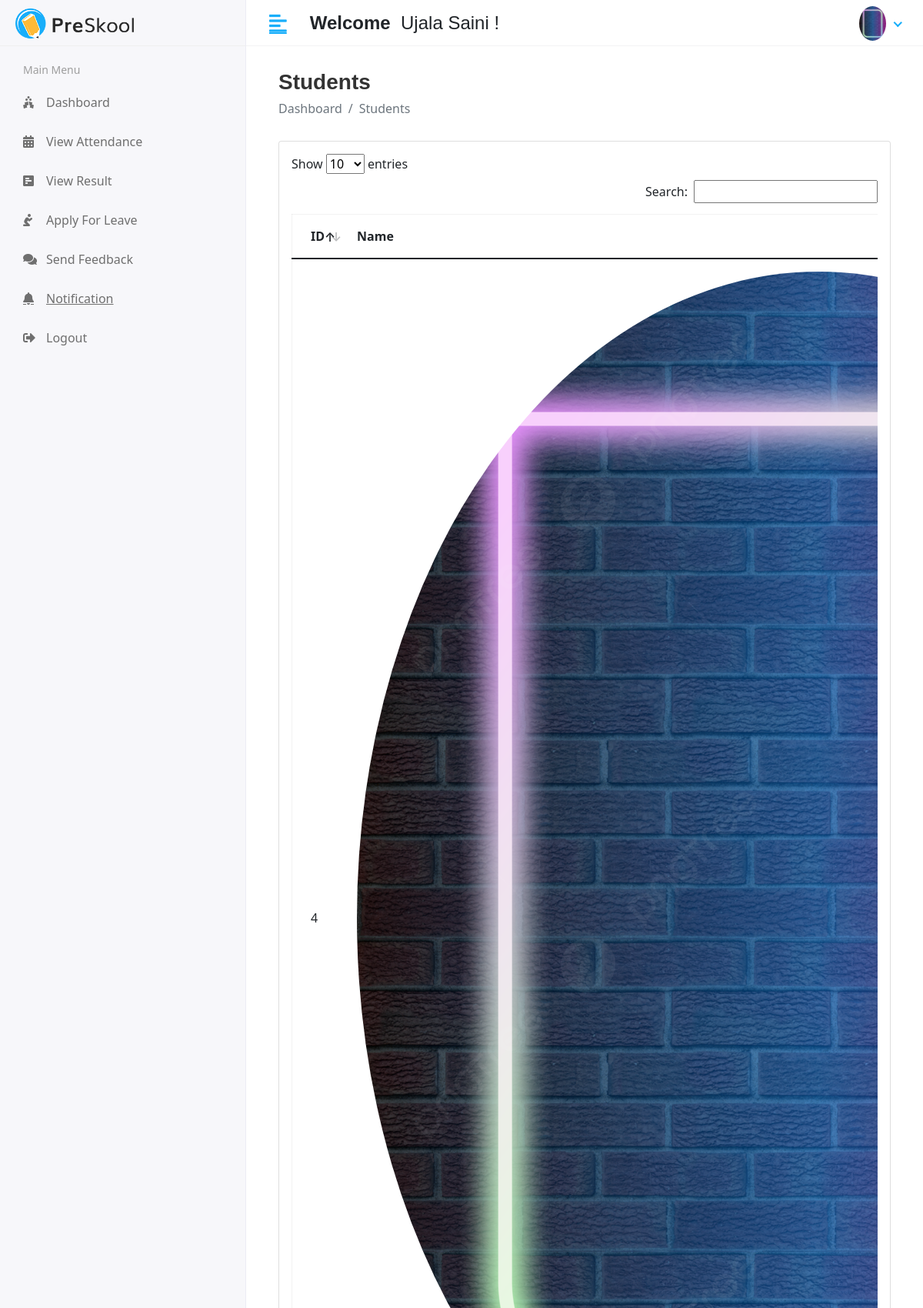
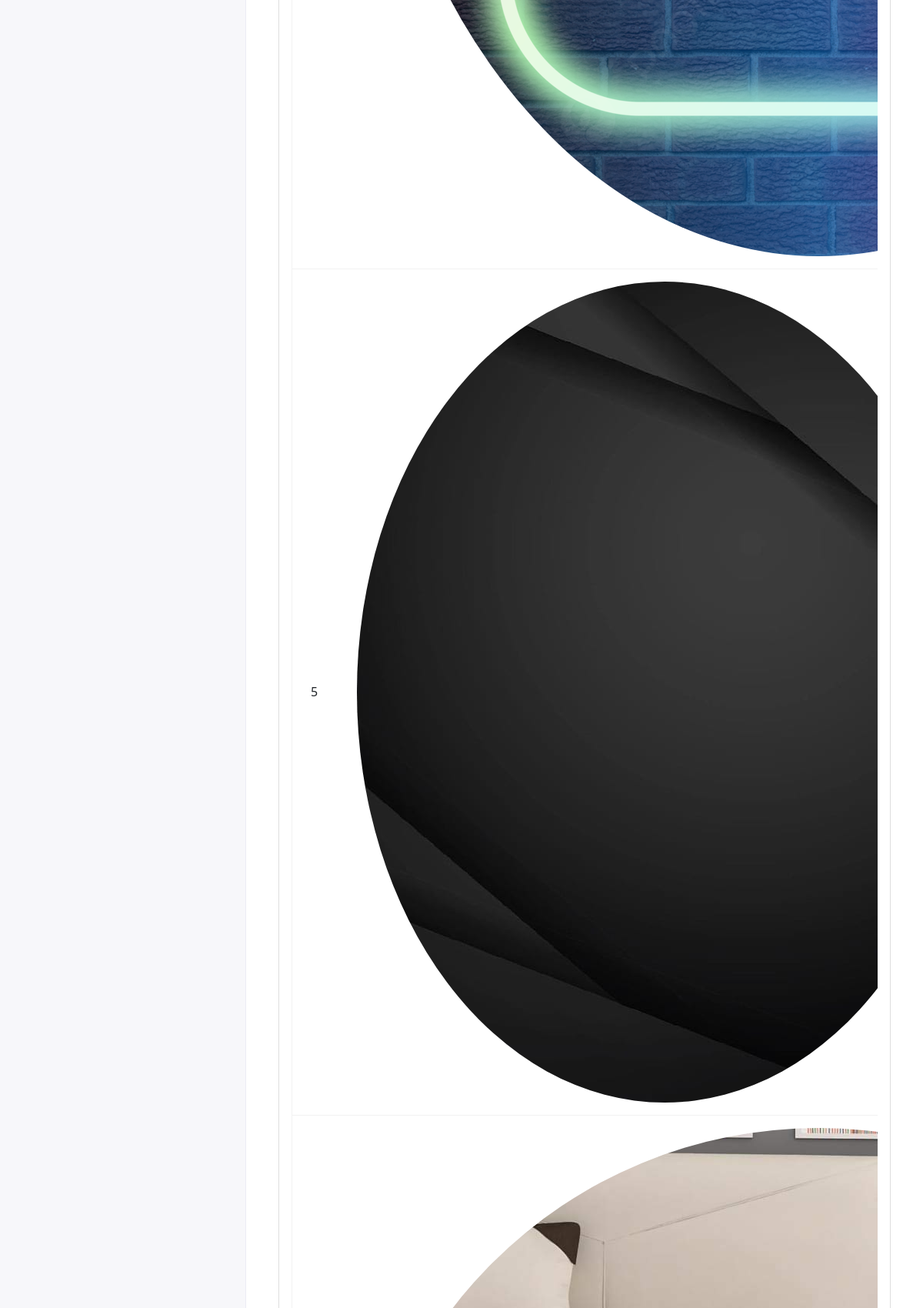
/hod/student/view (signed in, upper part), run on the app's committed database (2 pictures, top to bottom).
### app/models.py (models this page shows, shortened)
class CustomUser(AbstractUser):
    User = (
        (1,'HOD'),
        (2,'STAFF'),
        (3,'STUDENT')
    )
    user_type=models.CharField(choices=User, max_length=200,default='1')
    profile_pic = models.ImageField(upload_to='media/profile_pic')

class Student(models.Model):
    admin = models.OneToOneField(CustomUser, on_delete=models.CASCADE)
    address = models.TextField()
    gender = models.CharField(max_length = 50)
    course_id = models.ForeignKey(CoursesModel, on_delete=models.DO_NOTHING)
    session_year_id = models.ForeignKey(SessionModel, on_delete =  models.DO_NOTHING)
    createdAt = models.DateTimeField(auto_now_add=True)
    uodatedAt = models.DateTimeField(auto_now_add=True)

### student_management_system/Hod_views.py (the view)
# urls.py: path('hod/student/view', Hod_views.VIEW_STUDENT, name='view_student'),
@login_required(login_url='/')
def VIEW_STUDENT(request):
    student = Student.objects.all()
    context = {
        'students' : student
    }
    return render(request, 'Hod/view_student.html', context)

### app/models.py (called while the page is built)
    def __str__(self):
        return self.name

    def __str__(self):
        return self.session_start + " To "  + self.session_end

### templates/Hod/view_student.html (shortened to what this page needs)
{% extends 'base.html' %}
{% block content %}
<div class="content container-fluid">
    <div class="page-header">
       <div class="row align-items-center">
          <div class="col">
             <h3 class="page-title">Students</h3>
             <ul class="breadcrumb">
                <li class="breadcrumb-item">Dashboard</li>
                <li class="breadcrumb-item active">Students</li>
             </ul>
          </div>
       </div>
    </div>
    <div class="row">
       <div class="col-sm-12">
          <div class="card card-table">
             <div class="card-body">
                <div class="table-responsive">
                   <table id="table_id" class="table table-hover table-center mb-0 ">
                      <thead>
                         <tr>
                            <th>ID</th>
                            <th>Name</th>
                         </tr>
                      </thead>
                      <tbody>
                        {% for user in students %}
                         <tr>
                            <td>{{user.id}}</td>
                            <td>
                               <h2 class="table-avatar">
                                  <a href="student-details.html"  ><img class="avatar-img rounded-circle" src="/{{user.admin.profile_pic}}" alt="User Image"></a>
                               </h2>
                            </td>
                         </tr>
                        {% endfor %}
                      </tbody>
                   </table>
                </div>
             </div>
          </div>
       </div>
    </div>
 </div>
{% endblock %}

### templates/includes/header.html (shortened to what this page needs)
{% load static %}
<link href="https://cdn.jsdelivr.net/npm/bootstrap@5.0.0-beta1/dist/css/bootstrap.min.css" rel="stylesheet">
<div class="header">
    <div class="header-left">
       <a href="index.html" class="logo">
       <img src="{% static 'assets/img/logo.png' %}" alt="Logo">
       </a>
    </div>
    <a href="javascript:void(0);" id="toggle_btn">
    <i class="fas fa-align-left"></i>
    </a>
    <div class="top-nav-search mt-3">
       <h4><strong>Welcome</strong><span>&nbsp{{user.first_name}} {{user.last_name}}</span>&nbsp;!</h4>
    </div>
    <ul class="nav user-menu">
       <li class="nav-item dropdown noti-dropdown">
          <a href="#" class="dropdown-toggle nav-link" data-toggle="dropdown">
          </a>
       </li>
       <li class="nav-item dropdown has-arrow">
          <a href="#" class="dropdown-toggle nav-link" data-toggle="dropdown">
            {% if user.profile_pic == "" %}
            <span class="user-img"><img class="avatar-img rounded-circle" src="{% static 'assets/img/noimage.jpg' %}"  width="35"  height='45'  alt="priya Taylor"></span>
            {% else%}
            <span class="user-img"><img class="avatar-img rounded-circle" src="/{{user.profile_pic}}"  width="35"  height='45'  alt="Ryan Taylor"></span>
            {% endif %}
          </a>
       </li>
    </ul>
 </div>

### static/assets/css/style.css (style rules this page uses)
html { height: 100%; }
body { background-color: #fff; color: #333; font-family: 'Poppins', sans-serif; font-size: 1rem; height: 100%; line-height: 1.5; overflow-x: hidden; }
h1, h2, h3, h4, h5, h6 { font-family: 'Poppins', sans-serif; margin-top: 0; }
a { color: #009ce7; }
input, button, a { transition: all 0.4s ease; -moz-transition: all 0.4s ease; -o-transition: all 0.4s ease; -ms-transition: all 0.4s ease; -webkit-transition: all 0.4s ease; }
ul, ol { padding: 0px; list-style: none; }
.table { color: #333; max-width: 100%; margin-bottom: 0; width: 100%; }
.table.dataTable { border-collapse: collapse !important; border: 1px solid rgba(0, 0, 0, 0.05); }
table.table td h2 { display: inline-block; font-size: inherit; font-weight: 400; margin: 0; padding: 0; vertical-align: middle; }
table.table td h2.table-avatar { align-items: center; display: inline-flex; font-size: inherit; font-weight: 400; margin: 0; padding: 0; vertical-align: middle; white-space: nowrap; }
table.table td h2 a { color: #333; }
.table thead tr th { font-weight: 600; }
.table tbody tr { border-bottom: 1px solid rgba(0, 0, 0, 0.05); }
.table.table-center td, .table.table-center th { vertical-align: middle; }
.card-table .card-body .table > thead > tr > th { border-top: 0; }
.card-table .card-body .table tr td:first-child, .card-table .card-body .table tr th:first-child { padding-left: 1.5rem; }
.card-table .table td, .card-table .table th { border-top: 1px solid #e2e5e8; padding: 1rem 0.75rem; white-space: nowrap; }
.card { border: 1px solid #ececf5; box-shadow: 0 1px 3px 0 rgba(0, 0, 0, 0.03); margin-bottom: 1.875rem; }
.card-body { padding: 1.5rem; }
.header { background-color: #fff; border-bottom: 1px solid #f3f3f4; left: 0; position: fixed; right: 0; top: 0; z-index: 1001; height: 60px; }
.header .header-left { float: left; height: 60px; padding: 0 20px; position: relative; width: 320px; z-index: 1; transition: all 0.2s ease-in-out; background-color: #f7f7fa; border-bottom: 1px solid #efefef; border-right: 1px solid #ececf5; display: flex; align-items: center; }
.header .header-left .logo { display: inline-block; line-height: 60px; }
.header .header-left .logo img { max-height: 40px; width: auto; }
.header .dropdown-toggle:after { display: none; }
.header .has-arrow .dropdown-toggle:after { border-top: 0; border-left: 0; border-bottom: 2px solid #18aefa; border-right: 2px solid #18aefa; content: ''; height: 8px; display: inline-block; pointer-events: none; -webkit-transform-origin: 66% 66%; -ms-transform-origin: 66% 66%; transform-origin: 66% 66%; -webkit-transform: rotate(45deg); -ms-transform: rotate(45deg); transform: rotate(45deg); -webkit-transition: all 0.15s ease-in-out; transition: all 0.15s ease-in-out; width: 8px; vertical-align: 0px; }
.user-menu { float: right; margin: 0; position: relative; z-index: 99; padding-right: 15px; }
.user-menu.nav > li > a { color: #a0a0a0; font-size: 14px; line-height: 58px; padding: 0 15px; height: 60px; }
.user-img { margin-right: 3px; position: relative; }
.top-nav-search { float: left; margin-left: 15px; }
.page-header { margin-bottom: 1.875rem; }
.page-header .breadcrumb { background-color: transparent; color: #6c757d; font-size: 1rem; font-weight: 500; margin-bottom: 0; padding: 0; }
.page-title { font-size: 28px; font-weight: 600; color: #333; margin-bottom: 5px; }
@media (min-width: 992px) { #toggle_btn { align-items: center; color: #18aefa; display: inline-flex; float: left; font-size: 26px; height: 60px; justify-content: center; margin-left: 15px; padding: 0 15px; } }

### data on the page
CustomUser: first_name "Ujala", last_name "Saini", profile_pic (picture)
Student: id "4", admin.profile_pic (picture)
Student: id "5", admin.profile_pic (picture)
Student: admin.profile_pic (picture)
